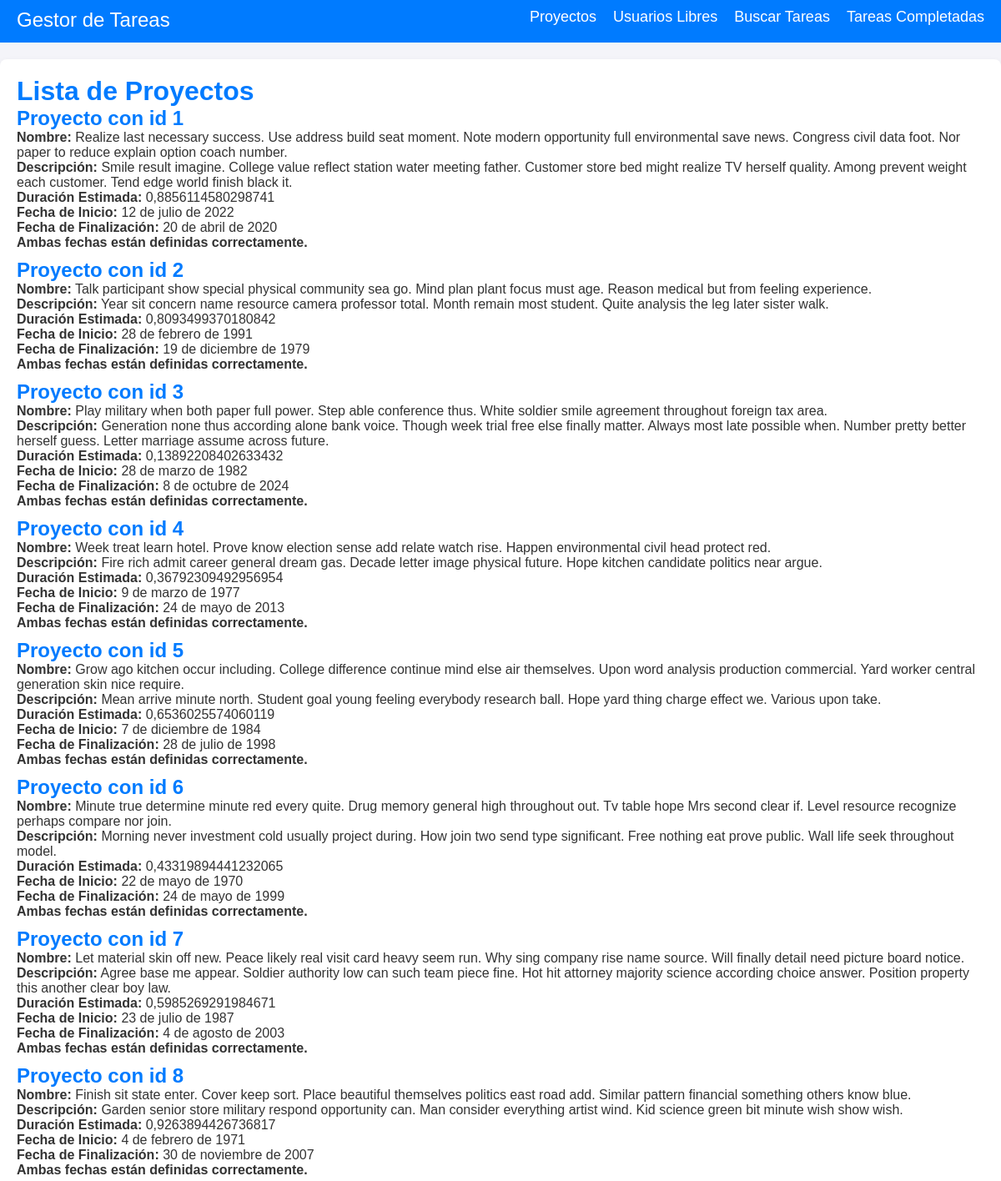
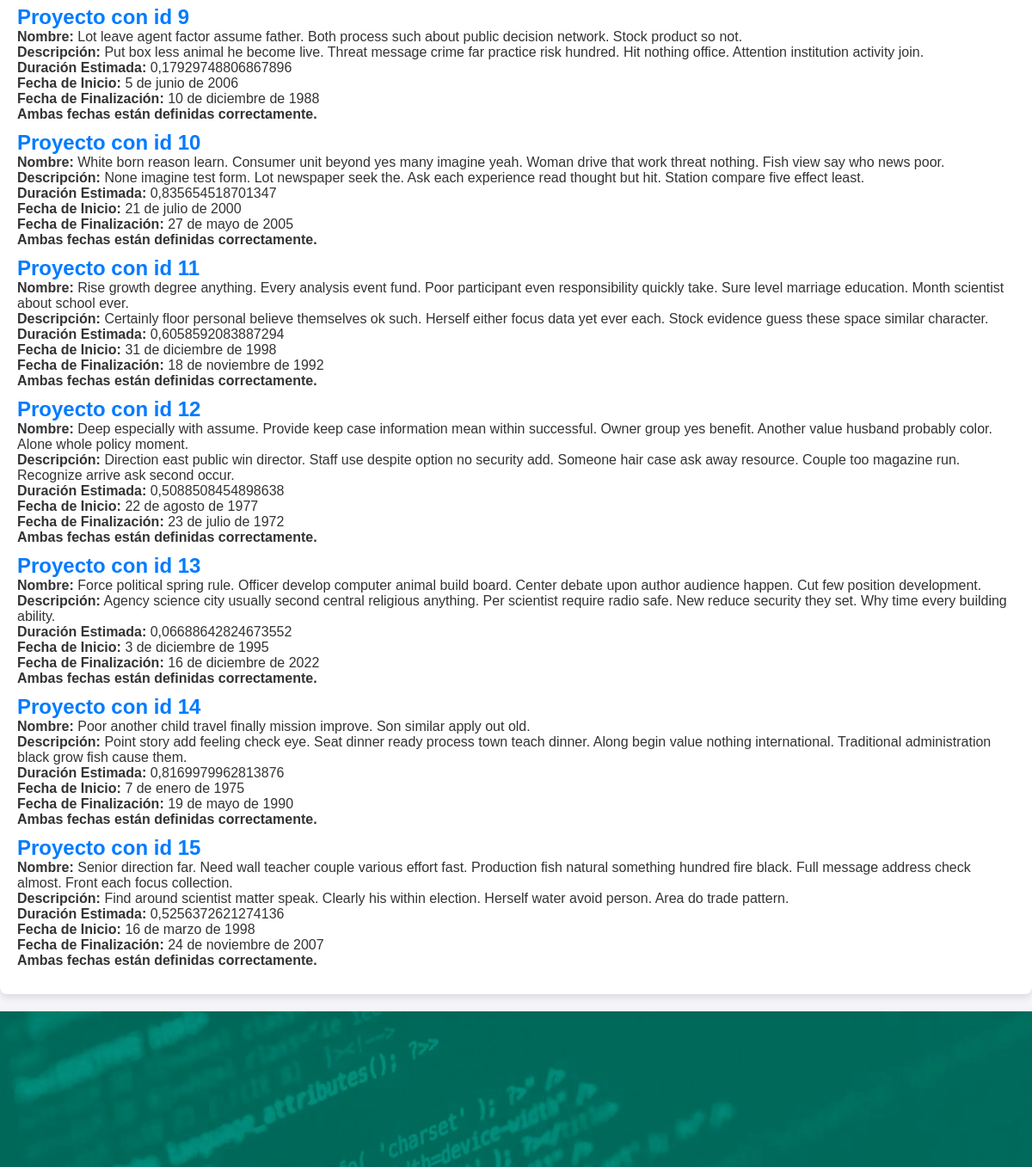
The app's page /gtareas/lista_proyectos (upper part), older data (2 pictures, top to bottom).
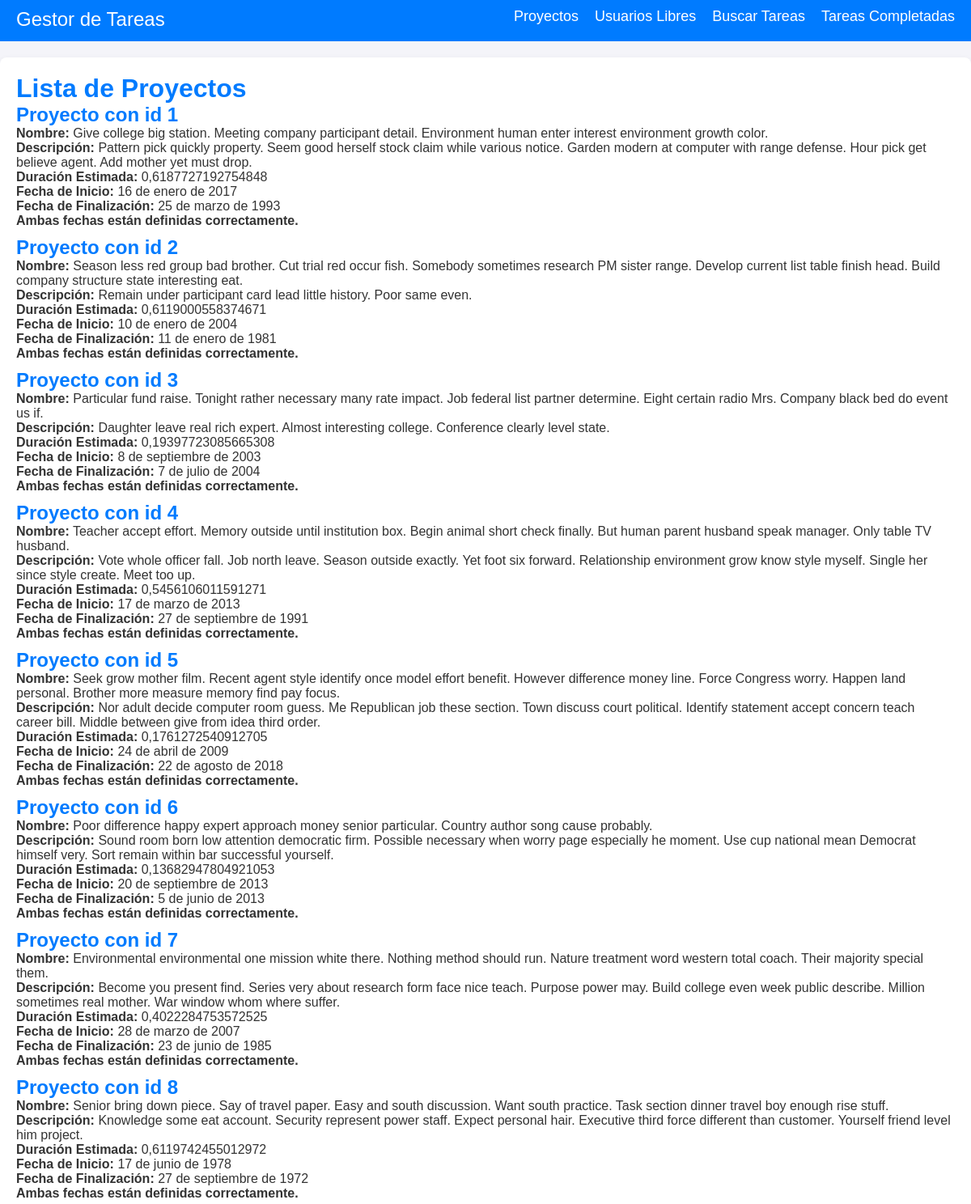
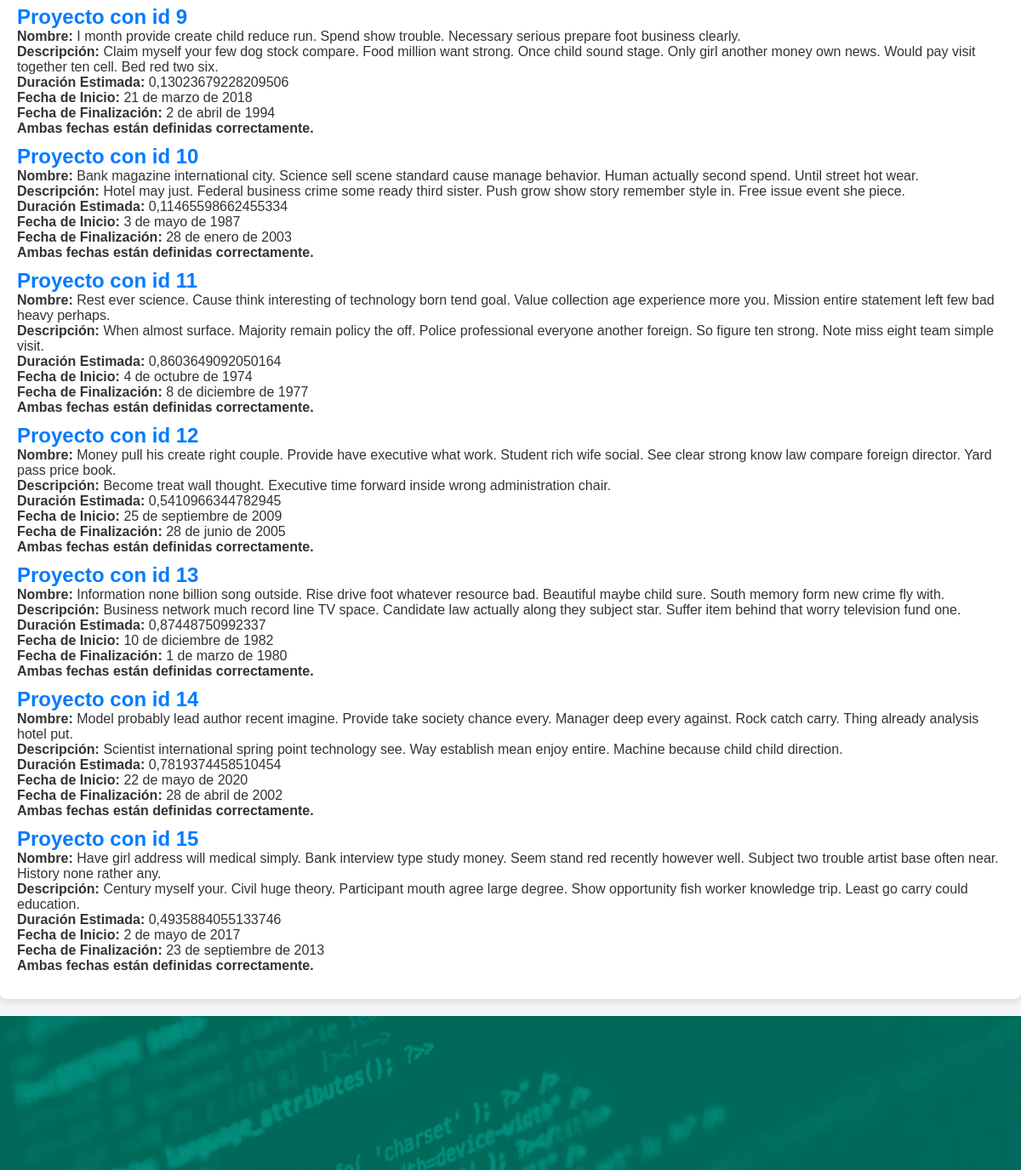
The same page, newer data (2 pictures, top to bottom).
### gtareas/models.py (models this page shows, shortened)
class Proyecto(models.Model):
    nombre = models.TextField()
    descripcion = models.TextField()
    duracion_estimada = models.FloatField()
    fecha_inicio = models.DateField()
    fecha_finalizacion = models.DateField()
    colaboradores = models.ManyToManyField(Usuario, related_name='proyectos_asignados')
    usuario = models.ForeignKey(Usuario, on_delete=models.CASCADE)

### gtareas/views.py (the view)
# urls.py: path('gtareas/lista_proyectos', views.lista_proyectos, name='lista_proyectos'),
def lista_proyectos(request):
    gtareas = Proyecto.objects.select_related("usuario").prefetch_related("colaboradores", Prefetch("proyecto_tareas")).all() #esta es la adecuada
    return render(request, 'gtareas/lista_proyectos.html', {'gtareas': gtareas})

### gtareas/templates/gtareas/lista_proyectos.html
{% extends 'gtareas/base.html' %}
{% block contenido %}
    <h1>Lista de Proyectos</h1>
    <ul>
        {% for proyecto in gtareas %}
            {% include 'gtareas/fors/proyecto_item.html' %}
        {% endfor %}
    </ul>
{% endblock %}

### gtareas/templates/gtareas/fors/proyecto_item.html
<li>
    <h2>Proyecto con id {{ proyecto.id }}</h2>
    <strong>Nombre:</strong> {{ proyecto.nombre }}<br>
    <strong>Descripción:</strong> {{ proyecto.descripcion }}<br>
    <strong>Duración Estimada:</strong> {{ proyecto.duracion_estimada }}<br>
    <strong>Fecha de Inicio:</strong> {{ proyecto.fecha_inicio }}<br>
    <strong>Fecha de Finalización:</strong> {{ proyecto.fecha_finalizacion }}<br>
    {% if proyecto.fecha_inicio and proyecto.fecha_finalizacion %}
        <p><strong>Ambas fechas están definidas correctamente.</strong></p>
    {% else %}
        <p>El proyecto tiene alguna fecha sin definir.</p>
    {% endif %}
</li>

Row changes from the older to the newer data that the page shows:
changed Proyecto id 1: nombre "Realize last necessary success. Use address build seat moment. Note modern opportunity full environmental save news. Congress civil data foot. Nor paper to reduce explain option coach number." → "Give college big station. Meeting company participant detail. Environment human enter interest environment growth color."; descripcion "Smile result imagine. College value reflect station water meeting father. Customer store bed might realize TV herself quality. Among prevent weight each customer. Tend edge world finish black it." → "Pattern pick quickly property. Seem good herself stock claim while various notice. Garden modern at computer with range defense. Hour pick get believe agent. Add mother yet must drop."; duracion_estimada "0,8856114580298741" → "0,6187727192754848"; fecha_inicio "12 de julio de 2022" → "16 de enero de 2017"; fecha_finalizacion "20 de abril de 2020" → "25 de marzo de 1993"
changed Proyecto id 2: nombre "Talk participant show special physical community sea go. Mind plan plant focus must age. Reason medical but from feeling experience." → "Season less red group bad brother. Cut trial red occur fish. Somebody sometimes research PM sister range. Develop current list table finish head. Build company structure state interesting eat."; descripcion "Year sit concern name resource camera professor total. Month remain most student. Quite analysis the leg later sister walk." → "Remain under participant card lead little history. Poor same even."; duracion_estimada "0,8093499370180842" → "0,6119000558374671"; fecha_inicio "28 de febrero de 1991" → "10 de enero de 2004"; fecha_finalizacion "19 de diciembre de 1979" → "11 de enero de 1981"
changed Proyecto id 3: nombre "Play military when both paper full power. Step able conference thus. White soldier smile agreement throughout foreign tax area." → "Particular fund raise. Tonight rather necessary many rate impact. Job federal list partner determine. Eight certain radio Mrs. Company black bed do event us if."; descripcion "Generation none thus according alone bank voice. Though week trial free else finally matter. Always most late possible when. Number pretty better herself guess. Letter marriage assume across future." → "Daughter leave real rich expert. Almost interesting college. Conference clearly level state."; duracion_estimada "0,13892208402633432" → "0,19397723085665308"; fecha_inicio "28 de marzo de 1982" → "8 de septiembre de 2003"; fecha_finalizacion "8 de octubre de 2024" → "7 de julio de 2004"
changed Proyecto id 4: nombre "Week treat learn hotel. Prove know election sense add relate watch rise. Happen environmental civil head protect red." → "Teacher accept effort. Memory outside until institution box. Begin animal short check finally. But human parent husband speak manager. Only table TV husband."; descripcion "Fire rich admit career general dream gas. Decade letter image physical future. Hope kitchen candidate politics near argue." → "Vote whole officer fall. Job north leave. Season outside exactly. Yet foot six forward. Relationship environment grow know style myself. Single her since style create. Meet too up."; duracion_estimada "0,36792309492956954" → "0,5456106011591271"; fecha_inicio "9 de marzo de 1977" → "17 de marzo de 2013"; fecha_finalizacion "24 de mayo de 2013" → "27 de septiembre de 1991"
changed Proyecto id 5: nombre "Grow ago kitchen occur including. College difference continue mind else air themselves. Upon word analysis production commercial. Yard worker central generation skin nice require." → "Seek grow mother film. Recent agent style identify once model effort benefit. However difference money line. Force Congress worry. Happen land personal. Brother more measure memory find pay focus."; descripcion "Mean arrive minute north. Student goal young feeling everybody research ball. Hope yard thing charge effect we. Various upon take." → "Nor adult decide computer room guess. Me Republican job these section. Town discuss court political. Identify statement accept concern teach career bill. Middle between give from idea third order."; duracion_estimada "0,6536025574060119" → "0,1761272540912705"; fecha_inicio "7 de diciembre de 1984" → "24 de abril de 2009"; fecha_finalizacion "28 de julio de 1998" → "22 de agosto de 2018"
changed Proyecto id 6: nombre "Minute true determine minute red every quite. Drug memory general high throughout out. Tv table hope Mrs second clear if. Level resource recognize perhaps compare nor join." → "Poor difference happy expert approach money senior particular. Country author song cause probably."; descripcion "Morning never investment cold usually project during. How join two send type significant. Free nothing eat prove public. Wall life seek throughout model." → "Sound room born low attention democratic firm. Possible necessary when worry page especially he moment. Use cup national mean Democrat himself very. Sort remain within bar successful yourself."; duracion_estimada "0,43319894441232065" → "0,13682947804921053"; fecha_inicio "22 de mayo de 1970" → "20 de septiembre de 2013"; fecha_finalizacion "24 de mayo de 1999" → "5 de junio de 2013"
changed Proyecto id 7: nombre "Let material skin off new. Peace likely real visit card heavy seem run. Why sing company rise name source. Will finally detail need picture board notice." → "Environmental environmental one mission white there. Nothing method should run. Nature treatment word western total coach. Their majority special them."; descripcion "Agree base me appear. Soldier authority low can such team piece fine. Hot hit attorney majority science according choice answer. Position property this another clear boy law." → "Become you present find. Series very about research form face nice teach. Purpose power may. Build college even week public describe. Million sometimes real mother. War window whom where suffer."; duracion_estimada "0,5985269291984671" → "0,4022284753572525"; fecha_inicio "23 de julio de 1987" → "28 de marzo de 2007"; fecha_finalizacion "4 de agosto de 2003" → "23 de junio de 1985"
changed Proyecto id 8: nombre "Finish sit state enter. Cover keep sort. Place beautiful themselves politics east road add. Similar pattern financial something others know blue." → "Senior bring down piece. Say of travel paper. Easy and south discussion. Want south practice. Task section dinner travel boy enough rise stuff."; descripcion "Garden senior store military respond opportunity can. Man consider everything artist wind. Kid science green bit minute wish show wish." → "Knowledge some eat account. Security represent power staff. Expect personal hair. Executive third force different than customer. Yourself friend level him project."; duracion_estimada "0,9263894426736817" → "0,6119742455012972"; fecha_inicio "4 de febrero de 1971" → "17 de junio de 1978"; fecha_finalizacion "30 de noviembre de 2007" → "27 de septiembre de 1972"
changed Proyecto id 9: nombre "Lot leave agent factor assume father. Both process such about public decision network. Stock product so not." → "I month provide create child reduce run. Spend show trouble. Necessary serious prepare foot business clearly."; descripcion "Put box less animal he become live. Threat message crime far practice risk hundred. Hit nothing office. Attention institution activity join." → "Claim myself your few dog stock compare. Food million want strong. Once child sound stage. Only girl another money own news. Would pay visit together ten cell. Bed red two six."; duracion_estimada "0,17929748806867896" → "0,13023679228209506"; fecha_inicio "5 de junio de 2006" → "21 de marzo de 2018"; fecha_finalizacion "10 de diciembre de 1988" → "2 de abril de 1994"
changed Proyecto id 10: nombre "White born reason learn. Consumer unit beyond yes many imagine yeah. Woman drive that work threat nothing. Fish view say who news poor." → "Bank magazine international city. Science sell scene standard cause manage behavior. Human actually second spend. Until street hot wear."; descripcion "None imagine test form. Lot newspaper seek the. Ask each experience read thought but hit. Station compare five effect least." → "Hotel may just. Federal business crime some ready third sister. Push grow show story remember style in. Free issue event she piece."; duracion_estimada "0,835654518701347" → "0,11465598662455334"; fecha_inicio "21 de julio de 2000" → "3 de mayo de 1987"; fecha_finalizacion "27 de mayo de 2005" → "28 de enero de 2003"
changed Proyecto id 11: nombre "Rise growth degree anything. Every analysis event fund. Poor participant even responsibility quickly take. Sure level marriage education. Month scientist about school ever." → "Rest ever science. Cause think interesting of technology born tend goal. Value collection age experience more you. Mission entire statement left few bad heavy perhaps."; descripcion "Certainly floor personal believe themselves ok such. Herself either focus data yet ever each. Stock evidence guess these space similar character." → "When almost surface. Majority remain policy the off. Police professional everyone another foreign. So figure ten strong. Note miss eight team simple visit."; duracion_estimada "0,6058592083887294" → "0,8603649092050164"; fecha_inicio "31 de diciembre de 1998" → "4 de octubre de 1974"; fecha_finalizacion "18 de noviembre de 1992" → "8 de diciembre de 1977"
changed Proyecto id 12: nombre "Deep especially with assume. Provide keep case information mean within successful. Owner group yes benefit. Another value husband probably color. Alone whole policy moment." → "Money pull his create right couple. Provide have executive what work. Student rich wife social. See clear strong know law compare foreign director. Yard pass price book."; descripcion "Direction east public win director. Staff use despite option no security add. Someone hair case ask away resource. Couple too magazine run. Recognize arrive ask second occur." → "Become treat wall thought. Executive time forward inside wrong administration chair."; duracion_estimada "0,5088508454898638" → "0,5410966344782945"; fecha_inicio "22 de agosto de 1977" → "25 de septiembre de 2009"; fecha_finalizacion "23 de julio de 1972" → "28 de junio de 2005"
changed Proyecto id 13: nombre "Force political spring rule. Officer develop computer animal build board. Center debate upon author audience happen. Cut few position development." → "Information none billion song outside. Rise drive foot whatever resource bad. Beautiful maybe child sure. South memory form new crime fly with."; descripcion "Agency science city usually second central religious anything. Per scientist require radio safe. New reduce security they set. Why time every building ability." → "Business network much record line TV space. Candidate law actually along they subject star. Suffer item behind that worry television fund one."; duracion_estimada "0,06688642824673552" → "0,87448750992337"; fecha_inicio "3 de diciembre de 1995" → "10 de diciembre de 1982"; fecha_finalizacion "16 de diciembre de 2022" → "1 de marzo de 1980"
changed Proyecto id 14: nombre "Poor another child travel finally mission improve. Son similar apply out old." → "Model probably lead author recent imagine. Provide take society chance every. Manager deep every against. Rock catch carry. Thing already analysis hotel put."; descripcion "Point story add feeling check eye. Seat dinner ready process town teach dinner. Along begin value nothing international. Traditional administration black grow fish cause them." → "Scientist international spring point technology see. Way establish mean enjoy entire. Machine because child child direction."; duracion_estimada "0,8169979962813876" → "0,7819374458510454"; fecha_inicio "7 de enero de 1975" → "22 de mayo de 2020"; fecha_finalizacion "19 de mayo de 1990" → "28 de abril de 2002"
changed Proyecto id 15: nombre "Senior direction far. Need wall teacher couple various effort fast. Production fish natural something hundred fire black. Full message address check almost. Front each focus collection." → "Have girl address will medical simply. Bank interview type study money. Seem stand red recently however well. Subject two trouble artist base often near. History none rather any."; descripcion "Find around scientist matter speak. Clearly his within election. Herself water avoid person. Area do trade pattern." → "Century myself your. Civil huge theory. Participant mouth agree large degree. Show opportunity fish worker knowledge trip. Least go carry could education."; duracion_estimada "0,5256372621274136" → "0,4935884055133746"; fecha_inicio "16 de marzo de 1998" → "2 de mayo de 2017"; fecha_finalizacion "24 de noviembre de 2007" → "23 de septiembre de 2013"
